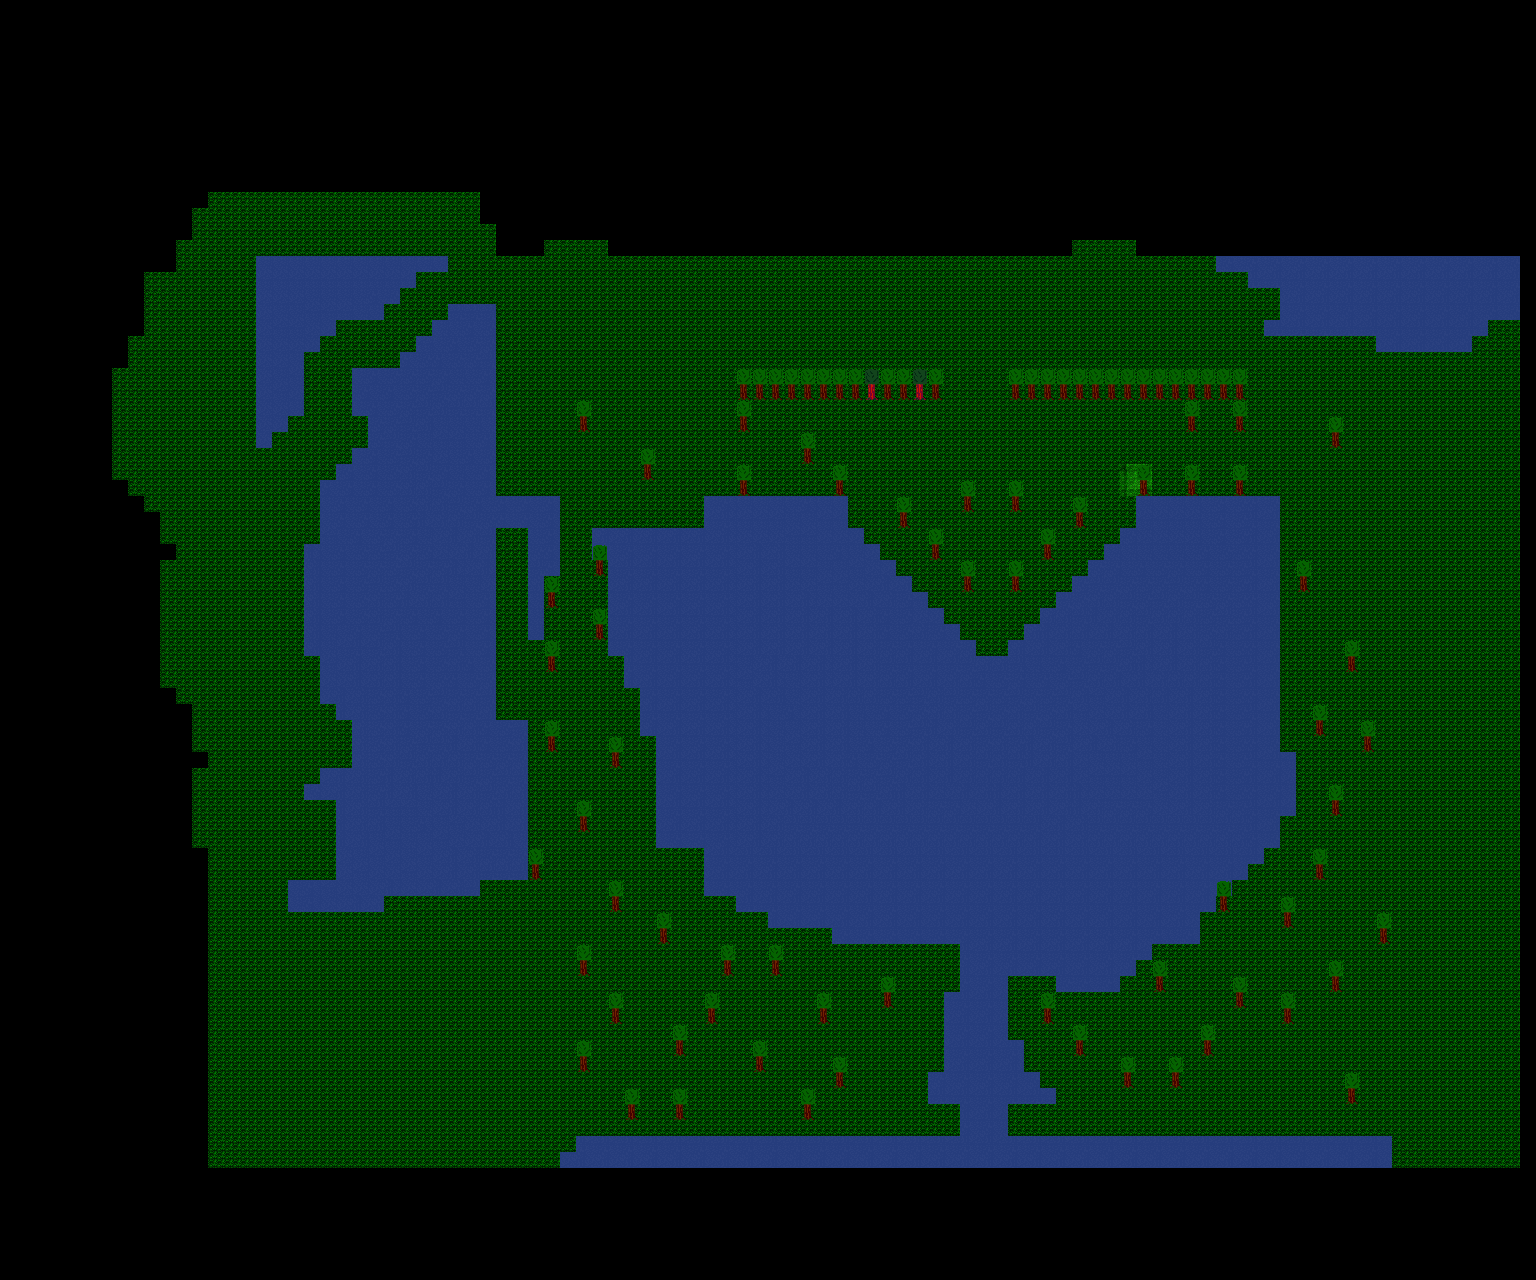

Rendered tile map (Tiled .tmx) drawn with the repository's tilesets; below, a short description and the map source with its tile grids summarised:
An orthogonal 96x80 tile map with 16x16 px tiles, 6 tile layers (GroundLayer, UnderwaterLayer, WaterLayer, WalkLayer, ...), 2 tilesets and 3 objects.

<map version="1.2" tiledversion="1.2.3" orientation="orthogonal" renderorder="right-down" width="96" height="80" tilewidth="16" tileheight="16" infinite="0" nextlayerid="10" nextobjectid="21">
 <tileset firstgid="1" source="Mistified.tsx" />
 <tileset firstgid="229" source="Mistified-Mist.tsx" />
 <layer id="1" name="GroundLayer" width="96" height="80">
  <data>[7680 cells, 4503 non-empty, 9 distinct tile ids]</data>
 </layer>
 <layer id="2" name="UnderwaterLayer" width="96" height="80">
  <data>[7680 cells, 4503 non-empty, 9 distinct tile ids]</data>
 </layer>
 <layer id="3" name="WaterLayer" width="96" height="80">
  <data>[7680 cells, 818 non-empty, 1 distinct tile ids]</data>
 </layer>
 <layer id="4" name="WalkLayer" width="96" height="80">
  <data>[7680 cells, 3182 non-empty, 8 distinct tile ids]</data>
 </layer>
 <layer id="5" name="StructureLayer" width="96" height="80">
  <data>[7680 cells, 182 non-empty, 2 distinct tile ids]</data>
 </layer>
 <layer id="6" name="MistLayer" width="96" height="80">
  <data>[7680 cells, 4 non-empty, 2 distinct tile ids]</data>
 </layer>
 <objectgroup id="7" name="SPAWN_LAYER">
  <object id="5" x="722" y="319" width="15" height="18">
   <properties>
    <property name="Spawn" value="PLAYER" />
   </properties>
  </object>
 </objectgroup>
 <objectgroup id="8" name="MIST" />
 <objectgroup id="9" name="COLLISION_LAYER">
  <object id="19" x="256" y="256">
   <properties>
    <property name="Type" value="StaticBody" />
   </properties>
   <polyline points="0,0 0,192 16,192 16,176 32,176 32,160 48,160 48,96 64,96 64,80 80,80 80,64 128,64 128,48 144,48 144,32 160,32 160,16 192,16 192,0" />
  </object>
  <object id="20" x="256" y="240">
   <properties>
    <property name="Type" value="StaticBody" />
   </properties>
   <polyline points="0,16 192,16" />
  </object>
 </objectgroup>
</map>